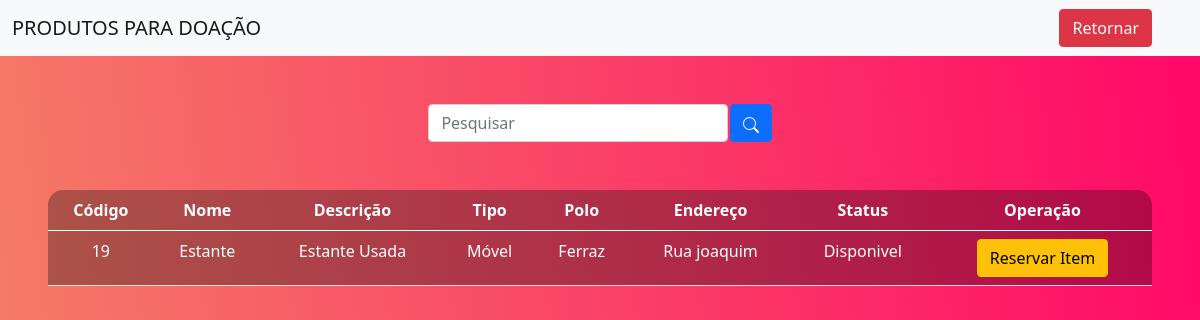
Page /sistemaL.php on the committed database.
### tables this page shows
CREATE TABLE `produto` (
  `idproduto` int(10) NOT NULL,
  `produtoname` varchar(200) NOT NULL,
  `descricao` varchar(200) NOT NULL,
  `tipo` varchar(200) NOT NULL,
  `polo` varchar(200) NOT NULL,
  `eProduct` varchar(200) NOT NULL,
  `status` varchar(50) DEFAULT NULL
);

### sistemaL.php (the view, shortened to what this page needs)
<!DOCTYPE html>
<html lang="en">
<head>
    <link href="https://cdn.jsdelivr.net/npm/bootstrap@5.0.2/dist/css/bootstrap.min.css" rel="stylesheet">
</head>
<body>
<nav class="navbar navbar-expand-lg navbar-light bg-light">
        <div class="container-fluid">
            <a class="navbar-brand" href="#">PRODUTOS PARA DOAÇÃO</a>
        </div>
        <div class="d-flex">
            <a href="telaacesso.html" class="btn btn-danger me-5">Retornar</a>
        </div>
    </nav>
    <br>
    <br>
    <div class="box-search">
        <input type="search" class="form-control w-25" placeholder="Pesquisar" id="pesquisar">
        <button onclick="searchData()" class="btn btn-primary">
        </button>
    </div>
    <div class="m-5">
        <table class="table text-white table-bg">
            <thead>
                <tr>
                    <th scope="col">Código</th>
                    <th scope="col">Nome</th>
                    <th scope="col">Descrição</th>
                    <th scope="col">Tipo</th>
                    <th scope="col">Polo</th>
                    <th scope="col">Endereço</th>
                    <th scope="col">Status</th>
                    <th scope="col">Operação</th>
                </tr>
            </thead>
            <tbody>
                <?php
                include_once "conexao.php";
                $sqlSelect = "SELECT * FROM produto WHERE status='Disponivel' ";
                $resultado = mysqli_query($conn,$sqlSelect) or die("Erro ao retornar dados");
                 while ($registro = mysqli_fetch_array($resultado))
                {
                $id = $registro['idproduto'];
                $nome = $registro['produtoname'];
                $descricao = $registro['descricao'];
                $tipo = $registro['tipo'];
                $polo = $registro['polo'];
                $endereco = $registro['eProduct'];
                $status = $registro['status'];
                echo "<tr>";
                echo "<td>".$id."</td>";
                echo "<td>".$nome."</td>";
                echo "<td>".$descricao."</td>";
                echo "<td>".$tipo."</td>";
                echo "<td>".$polo."</td>";
                echo "<td>".$endereco."</td>";
                echo "<td>".$status."</td>";
                echo "<td><a href='reservar/reservar.php?idproduto=". $registro['idproduto'] ."' class='btn btn-warning'>Reservar Item</a></td>";
                echo "</tr>";
 }
                    ?>
            </tbody>
        </table>
        </div>
    <br/>
</body>
</html>

### sistemaL.php (style rules this page uses)
body { background: linear-gradient(263.42deg, #FF0A67 1.87%, #F57B67 100%); color: white; text-align: center; }
.table-bg { background: rgba(0, 0, 0, 0.3); border-radius: 15px 15px 0 0; }
.box-search { display: flex; justify-content: center; gap: .1%; }

### rows in the picture
produto: idproduto "19", produtoname "Estante", descricao "Estante Usada", tipo "Móvel", polo "Ferraz", eProduct "Rua joaquim", status "Disponivel"
